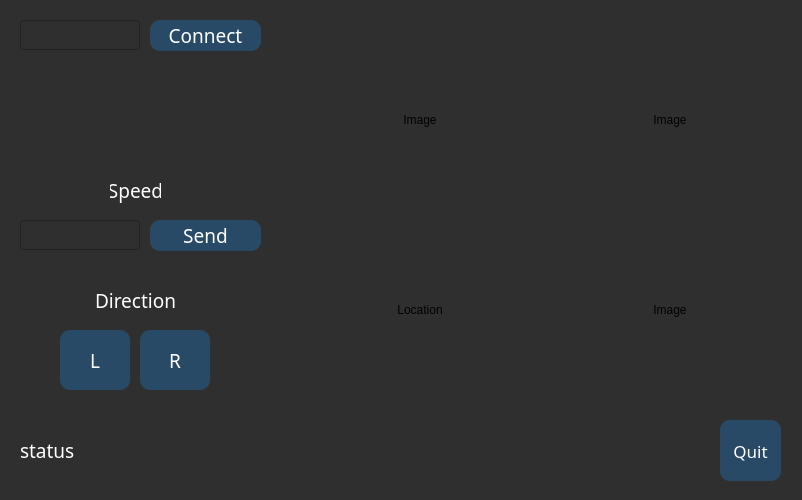
<?xml version="1.0" encoding="UTF-8"?>
<ui version="4.0">
 <class>Rober</class>
 <widget class="QMainWindow" name="Rober">
  <property name="geometry">
   <rect>
    <x>0</x>
    <y>0</y>
    <width>802</width>
    <height>500</height>
   </rect>
  </property>
  <property name="font">
   <font>
    <family>Ubuntu Mono</family>
    <pointsize>16</pointsize>
    <weight>75</weight>
    <bold>true</bold>
   </font>
  </property>
  <property name="windowTitle">
   <string>로버</string>
  </property>
  <property name="styleSheet">
   <string notr="true">background-color: rgb(47, 47, 47);</string>
  </property>
  <widget class="QWidget" name="centralwidget">
   <widget class="QPushButton" name="conButton">
    <property name="geometry">
     <rect>
      <x>150</x>
      <y>20</y>
      <width>111</width>
      <height>31</height>
     </rect>
    </property>
    <property name="font">
     <font>
      <family>Ubuntu Mono</family>
      <pointsize>14</pointsize>
      <weight>9</weight>
      <italic>false</italic>
      <bold>false</bold>
     </font>
    </property>
    <property name="autoFillBackground">
     <bool>false</bool>
    </property>
    <property name="styleSheet">
     <string notr="true">color: rgb(255, 255, 255);
background-color: rgb(40, 74, 102);
font: 75 14pt &quot;Ubuntu Mono&quot;;
border-radius: 10px;</string>
    </property>
    <property name="text">
     <string>Connect</string>
    </property>
    <property name="iconSize">
     <size>
      <width>20</width>
      <height>16</height>
     </size>
    </property>
   </widget>
   <widget class="QLabel" name="statusText">
    <property name="geometry">
     <rect>
      <x>20</x>
      <y>430</y>
      <width>681</width>
      <height>41</height>
     </rect>
    </property>
    <property name="font">
     <font>
      <family>Ubuntu Mono</family>
      <pointsize>14</pointsize>
      <weight>9</weight>
      <italic>false</italic>
      <bold>false</bold>
     </font>
    </property>
    <property name="styleSheet">
     <string notr="true">color: rgb(255, 255, 255);
font: 75 14pt &quot;Ubuntu Mono&quot;;</string>
    </property>
    <property name="text">
     <string>status</string>
    </property>
   </widget>
   <widget class="QLabel" name="statusTxt_2">
    <property name="geometry">
     <rect>
      <x>110</x>
      <y>170</y>
      <width>51</width>
      <height>41</height>
     </rect>
    </property>
    <property name="font">
     <font>
      <family>Ubuntu Mono</family>
      <pointsize>14</pointsize>
      <weight>50</weight>
      <italic>false</italic>
      <bold>false</bold>
     </font>
    </property>
    <property name="styleSheet">
     <string notr="true">color: rgb(255, 255, 255);
font: 14pt &quot;Ubuntu Mono&quot;;</string>
    </property>
    <property name="text">
     <string>Speed</string>
    </property>
    <property name="textFormat">
     <enum>Qt::AutoText</enum>
    </property>
    <property name="alignment">
     <set>Qt::AlignCenter</set>
    </property>
   </widget>
   <widget class="QLabel" name="statusTxt_3">
    <property name="geometry">
     <rect>
      <x>90</x>
      <y>280</y>
      <width>91</width>
      <height>41</height>
     </rect>
    </property>
    <property name="font">
     <font>
      <family>Ubuntu Mono</family>
      <pointsize>14</pointsize>
      <weight>50</weight>
      <italic>false</italic>
      <bold>false</bold>
     </font>
    </property>
    <property name="styleSheet">
     <string notr="true">color: rgb(255, 255, 255);
font: 14pt &quot;Ubuntu Mono&quot;;</string>
    </property>
    <property name="text">
     <string>Direction</string>
    </property>
    <property name="alignment">
     <set>Qt::AlignCenter</set>
    </property>
   </widget>
   <widget class="QPushButton" name="rightButton">
    <property name="geometry">
     <rect>
      <x>140</x>
      <y>330</y>
      <width>70</width>
      <height>60</height>
     </rect>
    </property>
    <property name="font">
     <font>
      <family>Ubuntu Mono</family>
      <pointsize>14</pointsize>
      <weight>9</weight>
      <italic>false</italic>
      <bold>false</bold>
     </font>
    </property>
    <property name="autoFillBackground">
     <bool>false</bool>
    </property>
    <property name="styleSheet">
     <string notr="true">color: rgb(255, 255, 255);
font: 75 14pt &quot;Ubuntu Mono&quot;;
background-color: rgb(40, 74, 102);
border-radius: 10px;</string>
    </property>
    <property name="text">
     <string>R</string>
    </property>
    <property name="iconSize">
     <size>
      <width>20</width>
      <height>16</height>
     </size>
    </property>
   </widget>
   <widget class="QPushButton" name="leftButton">
    <property name="geometry">
     <rect>
      <x>60</x>
      <y>330</y>
      <width>70</width>
      <height>60</height>
     </rect>
    </property>
    <property name="font">
     <font>
      <family>Ubuntu Mono</family>
      <pointsize>14</pointsize>
      <weight>9</weight>
      <italic>false</italic>
      <bold>false</bold>
     </font>
    </property>
    <property name="autoFillBackground">
     <bool>false</bool>
    </property>
    <property name="styleSheet">
     <string notr="true">color: rgb(255, 255, 255);
font: 75 14pt &quot;Ubuntu Mono&quot;;
background-color: rgb(40, 74, 102);
border-radius: 10px;</string>
    </property>
    <property name="text">
     <string>L</string>
    </property>
    <property name="iconSize">
     <size>
      <width>20</width>
      <height>16</height>
     </size>
    </property>
   </widget>
   <widget class="QLineEdit" name="speedText">
    <property name="geometry">
     <rect>
      <x>20</x>
      <y>220</y>
      <width>120</width>
      <height>30</height>
     </rect>
    </property>
    <property name="styleSheet">
     <string notr="true">color: rgb(255, 255, 255);
font: 14pt &quot;Ubuntu Mono&quot;;</string>
    </property>
   </widget>
   <widget class="QLineEdit" name="portText">
    <property name="geometry">
     <rect>
      <x>20</x>
      <y>20</y>
      <width>120</width>
      <height>30</height>
     </rect>
    </property>
    <property name="styleSheet">
     <string notr="true">color: rgb(255, 255, 255);
font: 14pt &quot;Ubuntu Mono&quot;;</string>
    </property>
   </widget>
   <widget class="QPushButton" name="quitButton">
    <property name="geometry">
     <rect>
      <x>720</x>
      <y>420</y>
      <width>61</width>
      <height>61</height>
     </rect>
    </property>
    <property name="font">
     <font>
      <family>Ubuntu Mono</family>
      <pointsize>13</pointsize>
      <weight>9</weight>
      <italic>false</italic>
      <bold>false</bold>
     </font>
    </property>
    <property name="autoFillBackground">
     <bool>false</bool>
    </property>
    <property name="styleSheet">
     <string notr="true">color: rgb(255, 255, 255);
font: 75 13pt &quot;Ubuntu Mono&quot;;
background-color: rgb(40, 74, 102);
border-radius: 10px;</string>
    </property>
    <property name="text">
     <string>Quit</string>
    </property>
    <property name="iconSize">
     <size>
      <width>20</width>
      <height>16</height>
     </size>
    </property>
   </widget>
   <widget class="QPushButton" name="sendButton">
    <property name="geometry">
     <rect>
      <x>150</x>
      <y>220</y>
      <width>111</width>
      <height>31</height>
     </rect>
    </property>
    <property name="font">
     <font>
      <family>Ubuntu Mono</family>
      <pointsize>14</pointsize>
      <weight>9</weight>
      <italic>false</italic>
      <bold>false</bold>
     </font>
    </property>
    <property name="autoFillBackground">
     <bool>false</bool>
    </property>
    <property name="styleSheet">
     <string notr="true">color: rgb(255, 255, 255);
font: 75 14pt &quot;Ubuntu Mono&quot;;
background-color: rgb(40, 74, 102);
border-radius: 10px;</string>
    </property>
    <property name="text">
     <string>Send</string>
    </property>
    <property name="iconSize">
     <size>
      <width>20</width>
      <height>16</height>
     </size>
    </property>
   </widget>
   <widget class="QLabel" name="imgLabel0">
    <property name="geometry">
     <rect>
      <x>300</x>
      <y>30</y>
      <width>240</width>
      <height>180</height>
     </rect>
    </property>
    <property name="text">
     <string>Image</string>
    </property>
    <property name="alignment">
     <set>Qt::AlignCenter</set>
    </property>
   </widget>
   <widget class="QLabel" name="imgLabel2">
    <property name="geometry">
     <rect>
      <x>550</x>
      <y>220</y>
      <width>240</width>
      <height>180</height>
     </rect>
    </property>
    <property name="text">
     <string>Image</string>
    </property>
    <property name="alignment">
     <set>Qt::AlignCenter</set>
    </property>
   </widget>
   <widget class="QLabel" name="imgLabel1">
    <property name="geometry">
     <rect>
      <x>550</x>
      <y>30</y>
      <width>240</width>
      <height>180</height>
     </rect>
    </property>
    <property name="text">
     <string>Image</string>
    </property>
    <property name="alignment">
     <set>Qt::AlignCenter</set>
    </property>
   </widget>
   <widget class="QLabel" name="locLabel">
    <property name="geometry">
     <rect>
      <x>300</x>
      <y>220</y>
      <width>240</width>
      <height>180</height>
     </rect>
    </property>
    <property name="text">
     <string>Location</string>
    </property>
    <property name="alignment">
     <set>Qt::AlignCenter</set>
    </property>
   </widget>
  </widget>
 </widget>
 <resources/>
 <connections/>
</ui>
